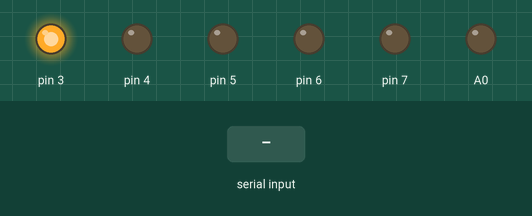
Recording of a sketch running on a simulated Arduino Uno, built with avr-gcc and run on an emulated ATmega328P. Parts: output pins drawn as LEDs (lit = HIGH). Inputs (shaded band) come from the test bench. What the sketch prints to the serial monitor is not drawn.

Above: at 1.2 s.
1.3 s: "1" received over Serial
At 1.7 s:
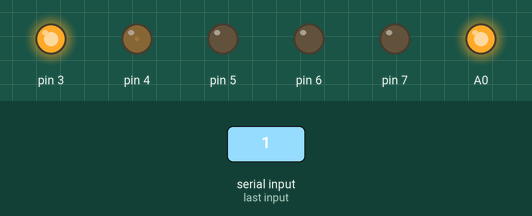
Timing chart, 0 to 4.3 s (numbered marks = the images above; inputs shaded):
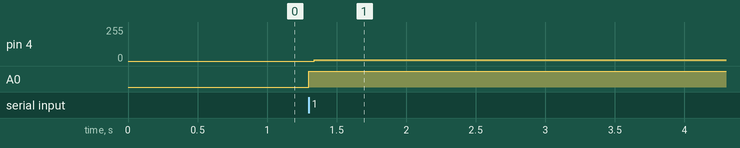

The sketch:

ibt2_ps2.ino
```cpp
#include<PS2X_lib.h>
PS2X ps2;

byte type = 0; // 0 = Unknown, 1 = Dual Shock
byte vibrate = 0; // vibration motor speed
int error = 0; // error recieved during config
//int data, cmd, clock, att; // Digital pins used
int rX = 0, rY = 0, lX = 0, lY = 0; //joystick X and Y values

void setup()
{
  pinMode(4, OUTPUT);
  pinMode(5, OUTPUT);
  pinMode(6, OUTPUT);
  pinMode(7, OUTPUT);

  pinMode(3, OUTPUT);
  digitalWrite(3, HIGH);

  digitalWrite(4, LOW);
  digitalWrite(5, LOW);
  digitalWrite(6, LOW);
  digitalWrite(7, LOW);

  Serial.begin(57600);
  error = ps2.config_gamepad(8, 11, 10, 12, false, false); // GamePad(clock(blue), command(orange), attention(Yellow), data(brown), Pressures?, Rumble?)
  if(error == 0)
    Serial.println("Dual Shock PS2 Controller Found");

  else if(error == 1)
    Serial.println("No controller found, check wiring");

  else if(error == 2)
    Serial.println("Controller found but not accepting commands");

  else if(error == 3)
    Serial.println("Controller refusing to enter Pressures mode, may not support it. ");
  type = ps2.readType();
}
int en = 0;
void loop()
{
  if(Serial.available())
  {
    en = ps2.Analog(PSS_LY);
    en = map(en, 0,255,0,1023);
    analogWrite(A0, en);
    if(ps2.Analog(PSS_RX)>125)
    {
      digitalWrite(4, HIGH);
    }
    if(ps2.Analog(PSS_RY)<121)
    {
      digitalWrite(5, HIGH);
    }
    else
    {
      digitalWrite(4, LOW);
      digitalWrite(5, LOW);
    }
  }
}
```

Measured:
- after the input at 1.3 s, pin 4: 0/255 → 10/255 at once; A0: LOW → HIGH at once
